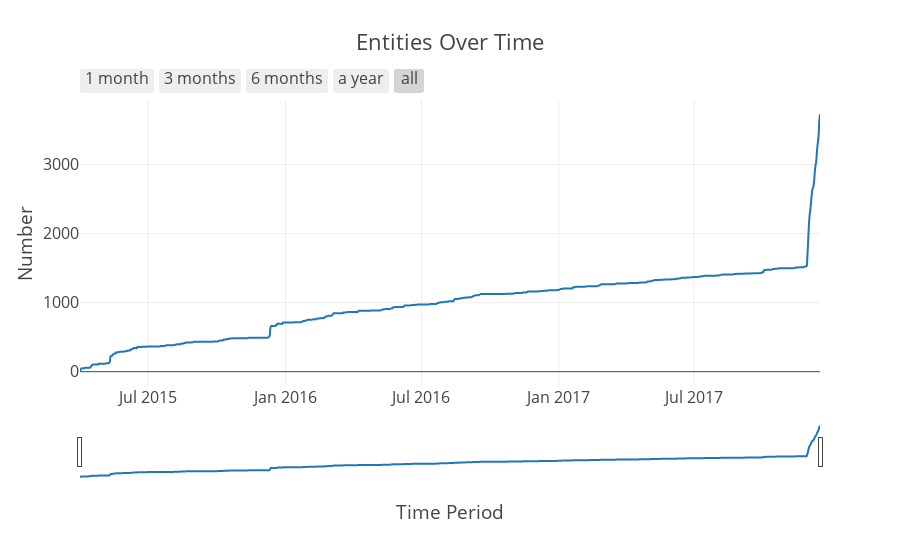

Here is the notebook cell this chart was saved with:
### Code cell
# This one takes a very long time.
entities = bb_conn.execute(select([Entity.bbid, Entity.type]))
entity_to_creation_date = lambda e: bbid_to_creation_date(bbid=__.first(e),
                                                          type_=__.second(e))
entities_created_at = list(__.map(entity_to_creation_date, entities))

plt.iplot(over_time_chart(entities_created_at, title='Entities Over Time'),
          config=default_plotly_config)

### Figure 1 — Plotly figure (JSON) as saved in the notebook; plotly's stock layout.template omitted (floating-point values rounded to 4 significant figures; data arrays with more than 128 entries replaced by an {"elided": "..."} marker saying what was removed)
{"data": [{"line": {"shape": "spline"}, "type": "scatter", "x": {"elided": "992 str values"}, "y": {"elided": "992 int values"}}], "layout": {"font": {"size": 16}, "title": "Entities Over Time", "xaxis": {"rangeselector": {"buttons": [{"count": 1, "label": "1 month", "step": "month", "stepmode": "backward"}, {"count": 3, "label": "3 months", "step": "month", "stepmode": "backward"}, {"count": 6, "label": "6 months", "step": "month", "stepmode": "backward"}, {"count": 12, "label": "a year", "step": "month", "stepmode": "backward"}, {"step": "all"}]}, "rangeslider": {}, "title": "Time Period", "type": "date"}, "yaxis": {"title": "Number"}}}
